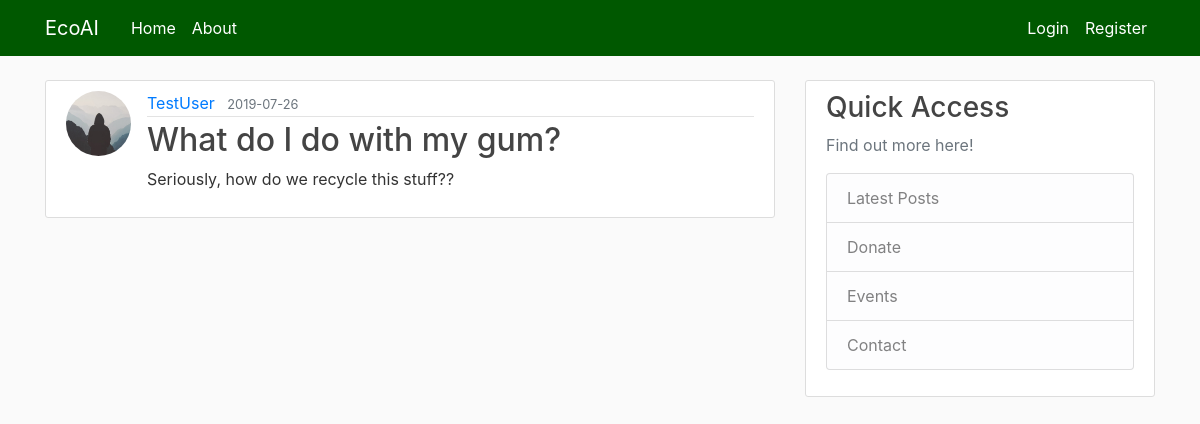
Screenshot of /post/23 with the database file from the repository.
### flaskblog/models.py (models this page shows, shortened)
class User(db.Model, UserMixin):
    id = db.Column(db.Integer, primary_key=True)
    username = db.Column(db.String(20), unique=True, nullable=False)
    email = db.Column(db.String(120), unique=True, nullable=False)
    image_file = db.Column(db.String(20), nullable=False, default='default.jpg')
    password = db.Column(db.String(60), nullable=False)
    post = db.relationship('Post', backref='author', lazy=True) #this relates the User to Post

class Post(db.Model):
    id = db.Column(db.Integer, primary_key=True)
    title = db.Column(db.String(100), nullable=False)
    date_posted = db.Column(db.DateTime, nullable=False, default=datetime.utcnow)
    content = db.Column(db.Text, nullable=False)
    user_id = db.Column(db.Integer, db.ForeignKey('user.id'), nullable=False) #this relates Post to User

### flaskblog/routes.py (the view)
@app.route("/post/<int:post_id>")
def post(post_id):
    post = Post.query.get_or_404(post_id)
    return render_template('post.html', title=post.title, post=post)

### flaskblog/templates/post.html (shortened to what this page needs)
{% extends "layout.html" %}
{% block content %}
    <article class="media content-section">
        <img class="rounded-circle article-img" src="{{ url_for('static', filename='profile_pics/' + post.author.image_file) }}">
        <div class="media-body">
            <div class="article-metadata">
            <a class="mr-2" href="{{ url_for('user_posts', username=post.author.username)}}">{{ post.author.username }}</a>
            <small class="text-muted">{{ post.date_posted.strftime('%Y-%m-%d') }}</small>
            </div>
            <h2 class="article-title">{{ post.title }}</h2>
            <p class="article-content">{{ post.content }}</p>
        </div>
    </article>
{% endblock content %}

### flaskblog/static/main.css (style rules this page uses)
body { background: #fafafa; color: #333333; margin-top: 5rem; }
h1, h2, h3, h4, h5, h6 { color: #444444; }
.content-section { background: #ffffff; padding: 10px 20px; border: 1px solid #dddddd; border-radius: 3px; margin-bottom: 20px; }
.article-title { color: #444444; }
.article-content { white-space: pre-line; }
.article-img { height: 65px; width: 65px; margin-right: 16px; }
.article-metadata { padding-bottom: 1px; margin-bottom: 4px; border-bottom: 1px solid #e3e3e3 }
.text-muted { color: #005800; }

### rows the page displays
User: image_file (placeholder picture), author.username "TestUser"
Post: date_posted "2019-07-26", title "What do I do with my gum?", content "Seriously, how do we recycle this stuff??"
